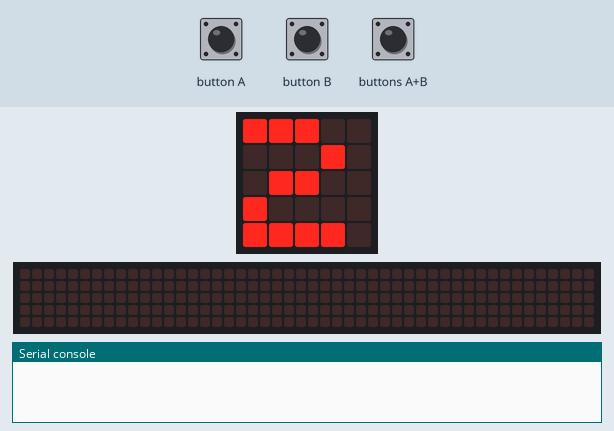
A program run on a simulated BBC micro:bit (MakeCode). On the bench: the board's 5×5 LED display, a strip that is not on the board, showing the scrolling text unrolled, the last lines printed to the serial console. The inputs (shaded band) are chosen by the test bench. No radio messages arrive unless stated (any console line starting 'radio sent:' is added by the test bench); the 48×5 strip is a reading aid, not a part: it shows the text the display is scrolling, unrolled, one strip-width of it at a time.

Above: at 1.2 s.
1.3 s: buttons A+B pressed for 0.15 s
At 5.9 s:
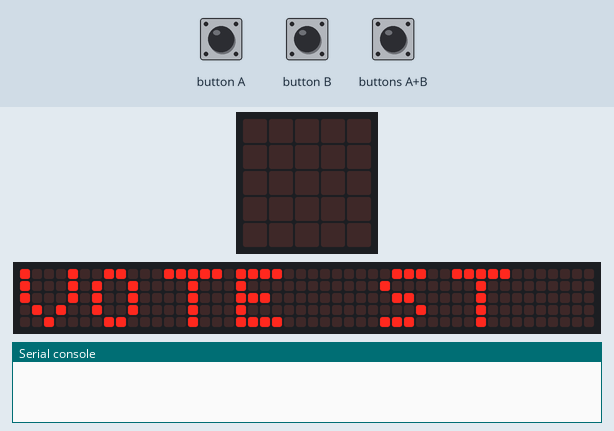
At 9.0 s:
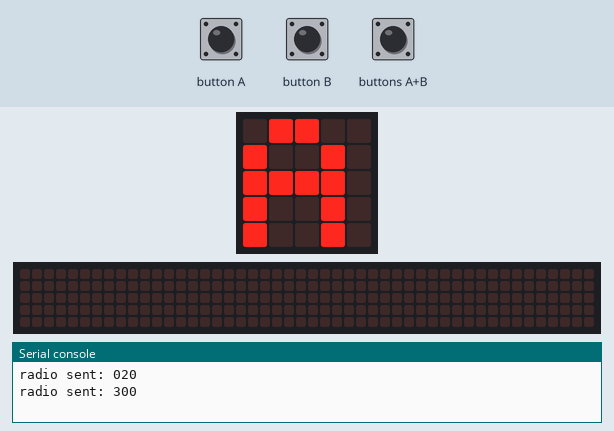
Timing chart, 0 to 10.2 s (numbered marks = the images above; inputs shaded):
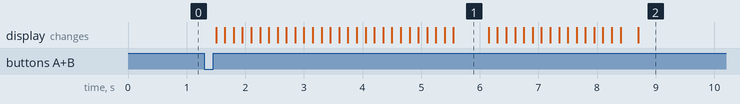

Measured:
- after the input at 1.3 s, the display: first changes after 0.20 s (image 1 shows a later state)
- what the display in image 1 shows lasts 0.6 s, from 5.6 s to 6.2 s

The program:

main.ts
```typescript
//受信•送信データ
let receivedate = "000"
let protocol = 0
let votedate = 0
let checkID = 0

//内部データ
let group = 25
let canreceive = false
let mode = 0

//選択肢
let qestion = 2
//投票データ
let votelist = [0,0,0,0,0]
let votename = ["A","B","C","D"]
let checklist = [0]
let votecount = 0


//受信後に数字型に変換
function changeint (i : string){
    let t : string
    t = receivedate.substr(0,1)
    protocol = parseFloat(t)
    t = receivedate.substr(1,1)
    votedate = parseFloat(t)
    t = receivedate.substr(2,1)
    checkID = parseFloat(t)
}

//コマンド送信関数
function sendradio(a : number , b : number , c : number){
    let send : string
    send = a.toString()+b.toString()+c.toString()
    radio.sendString(send)
}

//送信乱数保管用
function setrand(){
    checklist.push(checkID)
}

//乱数返却
function resend (){
    sendradio(3,checklist.pop(),0)
}

//受信ライン
radio.onReceivedString(function(received: string) {
    if(canreceive){
        changeint(received)
        setrand()
    }

    if (mode == 2){
        if(protocol == 1){
            votelist[votedate]++
            checklist.push(checkID)
        }
    }
})

//送信ライン
function sendline(){
    if (mode == 1){
        sendradio(0,qestion,0)

    }else if(mode = 2){
        resend()
    }
}

//結果表示ライン

//Aを押したとき
input.onButtonPressed(Button.A, function() {
    if (mode==0){
        if(qestion<5){
            qestion++
        }else if(qestion==5){
            qestion = 2
        }
    }else if (mode == 0){

    }
})
//AB押した時
function makeAB(){
    if (mode == 0) {
        mode++
    } else if (mode >= 3) {
        canreceive = false
        basic.showString("VOTE END")
        basic.clearScreen()
    }
}
input.onButtonPressed(Button.AB,function(){
    makeAB()
})


//動作ライン
radio.setGroup(group)
basic.forever(function () {
    while (mode == 0){
        basic.showNumber(qestion)
    }
	basic.showString("VOTE ST")
    basic.clearScreen()
    if(mode==1){
        sendline()
        mode++
        canreceive=true
    }
    while(mode == 2){
        let i = 0
        sendline()
        while (qestion >= i+1){
            basic.showString(votename[i])
            basic.pause(1000)
            basic.showNumber(votelist[i])
            basic.pause(1500)
            i++
            if(input.buttonIsPressed(Button.B)){
                mode ++
            break;
            }
        }

    }
    makeAB()

})
```

test.ts
```typescript
// テストはここに来ます。このパッケージが拡張機能として使用されるときにはコンパイルされません。
```
